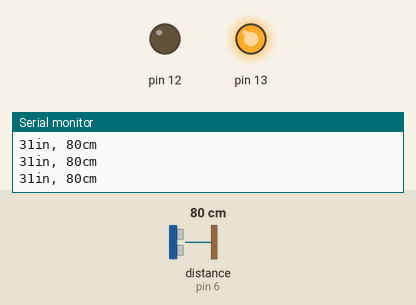
This sketch was run on a simulated Arduino Uno, built with avr-gcc and run on an emulated ATmega328P. Parts: output pins drawn as LEDs (lit = HIGH), the last lines printed to the serial monitor. Wiring (inferred from the names in the program): ultrasonic range finder: trigger pin 7; echo pin 6. The inputs (shaded band) are chosen by the test bench; at power-on: distance to the obstacle (sensor on pin 6) 80 cm. The echo pulse lasts 58.3 µs per cm; pins used as bus, display or sensor lines are not drawn.

Above: at 1.2 s.
1.3 s: distance to the obstacle (sensor on pin 6) set to 96 cm
2.8 s: distance to the obstacle (sensor on pin 6) set to 103 cm
At 3.7 s:
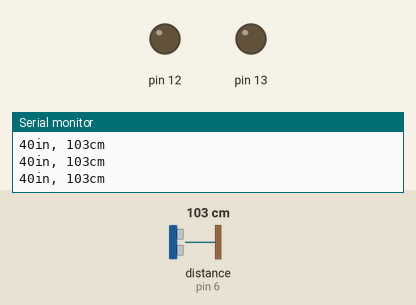
4.3 s: distance to the obstacle (sensor on pin 6) set to 2 cm
At 5.5 s:
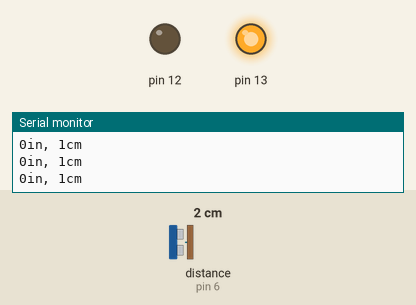
5.8 s: distance to the obstacle (sensor on pin 6) set to 250 cm
At 6.6 s:
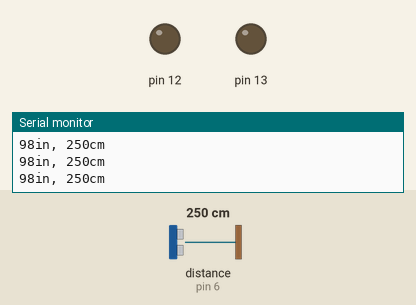
Timing chart, 0 to 8.3 s (numbered marks = the images above; inputs shaded):
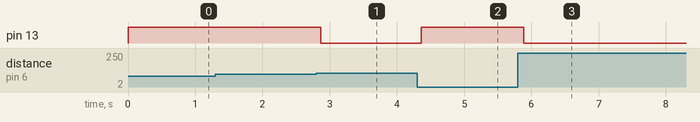

The sketch:

ultrasonic.ino
```cpp
const int pingPin = 7; // Trigger Pin of Ultrasonic Sensor
const int echoPin = 6; // Echo Pin of Ultrasonic Sensor

void setup() {
   Serial.begin(9600); // Starting Serial Terminal
   pinMode(13,OUTPUT);
   pinMode(12,OUTPUT);
}

void loop() {
   long duration, inches, c;
   pinMode(pingPin, OUTPUT);
   digitalWrite(pingPin, LOW);
   delayMicroseconds(2);
   digitalWrite(pingPin, HIGH);
   delayMicroseconds(10);
   digitalWrite(pingPin, LOW);
   pinMode(echoPin, INPUT);
   duration = pulseIn(echoPin, HIGH);
   inches = microsecondsToInches(duration);
   c = microsecondsToCentimeters(duration);
   if (c<100)
   {
    digitalWrite(13,HIGH);
    digitalWrite(12,LOW);
   }
   else
   {
    digitalWrite(13,LOW);
   }
   Serial.print(inches);
   Serial.print("in, ");
   Serial.print(c);
   Serial.print("cm");
   Serial.println();
   delay(100);
}

long microsecondsToInches(long microseconds) {
   return microseconds / 74 / 2;
}

long microsecondsToCentimeters(long microseconds) {
   return microseconds / 29 / 2;
}
```

Measured:
- the behaviour switches between 99 and 100 cm on distance to the obstacle (sensor on pin 6) (found by bisection; images 0 and 1)
- after the input at 2.8 s, pin 13: HIGH → LOW after 0.07 s
- after the input at 4.3 s, pin 13: LOW → HIGH after 0.06 s
- after the input at 5.8 s, pin 13: HIGH → LOW after 0.09 s
